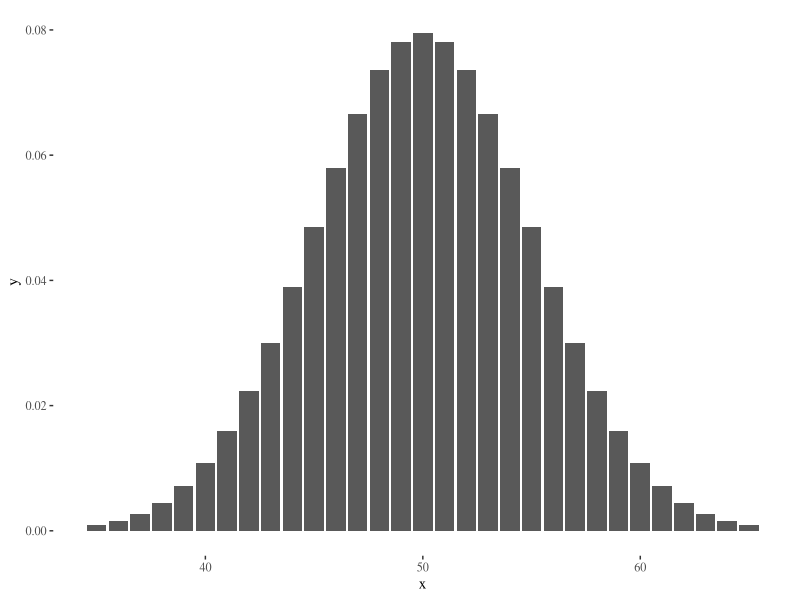
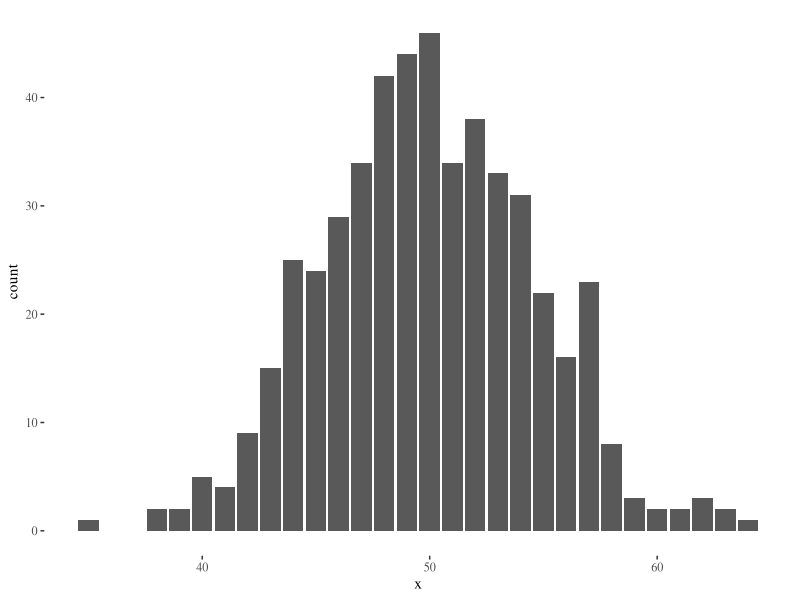
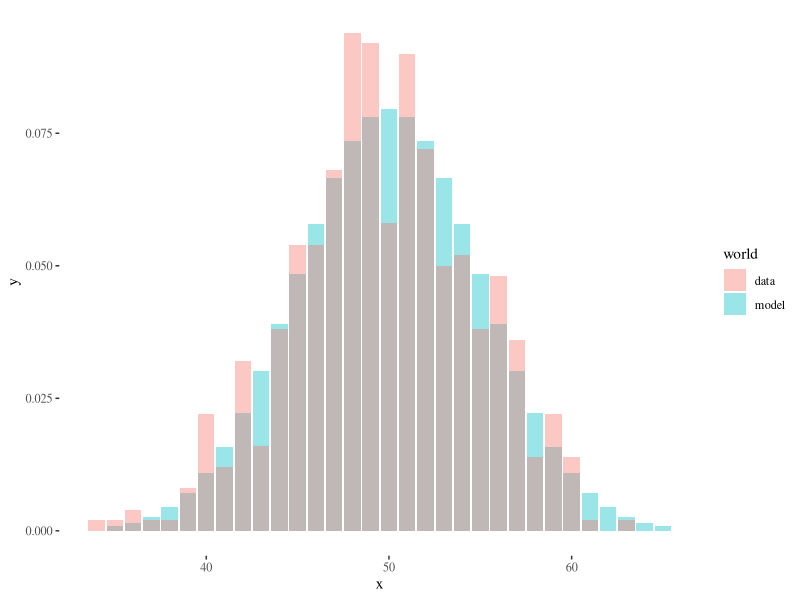

Recreate these plots in R, in order.
## ---- chunk 1
knitr::opts_chunk$set(echo = TRUE)
library(ggplot2)
library(ggthemes)
## ---- chunk 2
df <- data.frame(x = 35:65, y = dbinom(35:65, 100, .5))
ggplot(df, aes(x, y)) + geom_bar(stat = "identity") + theme_tufte()
## ---- chunk 3
df <- data.frame(x = rbinom(500, 100, .5))
ggplot(df, aes(x)) + stat_count() + theme_tufte()
## ---- chunk 4
sampledX <- table(rbinom(500, 100, .5))/500
nbins <- length(sampledX)
df <- data.frame(x = c(35:65, as.integer(names(sampledX))),
                 y = c(dbinom(35:65, 100, .5), sampledX),
                 world = c(rep("model", 31), rep("data", nbins)))
ggplot(df, aes(x, y, fill = world)) + 
  geom_bar(stat = "identity", position = "identity", alpha = .4) + theme_tufte()
